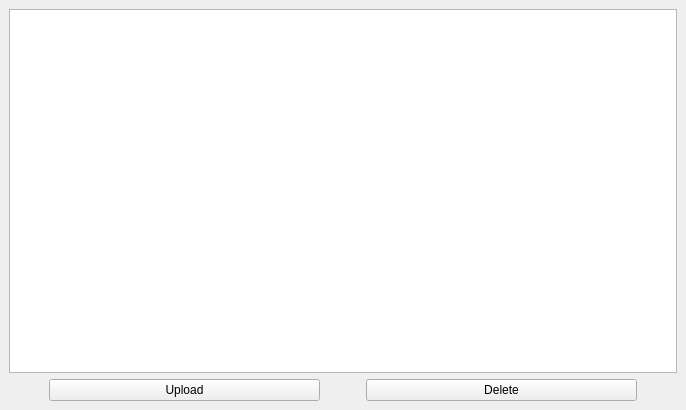
<?xml version="1.0" encoding="UTF-8"?>
<ui version="4.0">
 <class>DB_Form</class>
 <widget class="QMainWindow" name="DB_Form">
  <property name="geometry">
   <rect>
    <x>0</x>
    <y>0</y>
    <width>686</width>
    <height>410</height>
   </rect>
  </property>
  <property name="windowTitle">
   <string>MainWindow</string>
  </property>
  <widget class="QWidget" name="centralwidget">
   <layout class="QGridLayout" name="gridLayout">
    <item row="0" column="0">
     <layout class="QVBoxLayout" name="verticalLayout">
      <item>
       <widget class="QTableWidget" name="measurementsTable"/>
      </item>
      <item>
       <layout class="QHBoxLayout" name="horizontalLayout">
        <item>
         <spacer name="horizontalSpacer_2">
          <property name="orientation">
           <enum>Qt::Horizontal</enum>
          </property>
          <property name="sizeType">
           <enum>QSizePolicy::Fixed</enum>
          </property>
          <property name="sizeHint" stdset="0">
           <size>
            <width>40</width>
            <height>20</height>
           </size>
          </property>
         </spacer>
        </item>
        <item>
         <widget class="QPushButton" name="uploadBtn">
          <property name="text">
           <string>Upload</string>
          </property>
         </widget>
        </item>
        <item>
         <spacer name="horizontalSpacer">
          <property name="orientation">
           <enum>Qt::Horizontal</enum>
          </property>
          <property name="sizeType">
           <enum>QSizePolicy::Fixed</enum>
          </property>
          <property name="sizeHint" stdset="0">
           <size>
            <width>40</width>
            <height>20</height>
           </size>
          </property>
         </spacer>
        </item>
        <item>
         <widget class="QPushButton" name="deleteBtn">
          <property name="text">
           <string>Delete</string>
          </property>
         </widget>
        </item>
        <item>
         <spacer name="horizontalSpacer_3">
          <property name="orientation">
           <enum>Qt::Horizontal</enum>
          </property>
          <property name="sizeType">
           <enum>QSizePolicy::Fixed</enum>
          </property>
          <property name="sizeHint" stdset="0">
           <size>
            <width>40</width>
            <height>20</height>
           </size>
          </property>
         </spacer>
        </item>
       </layout>
      </item>
     </layout>
    </item>
   </layout>
  </widget>
  <widget class="QMenuBar" name="menubar">
   <property name="geometry">
    <rect>
     <x>0</x>
     <y>0</y>
     <width>686</width>
     <height>17</height>
    </rect>
   </property>
  </widget>
 </widget>
 <resources/>
 <connections/>
</ui>
